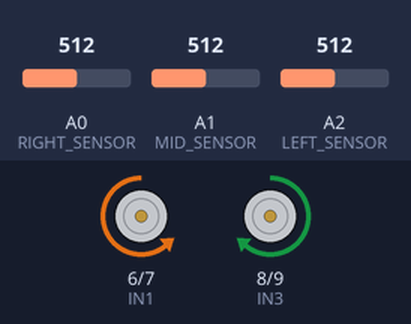
Bench run of a sketch on a simulated Arduino Uno, built with avr-gcc and run on an emulated ATmega328P. Parts: motor-driver pin pairs drawn as motors (green arrow = first pin HIGH = forward, orange = second pin HIGH = backward, longer = more drive, scaled by the enable pin). The test bench sets the inputs (shaded band); at power-on: A1 (MID_SENSOR) = 512, A2 (LEFT_SENSOR) = 512, A0 (RIGHT_SENSOR) = 512.

Above: at 1.2 s.
1.3 s: A1 (MID_SENSOR) set to 693
2.8 s: A1 (MID_SENSOR) set to 707
At 3.9 s:
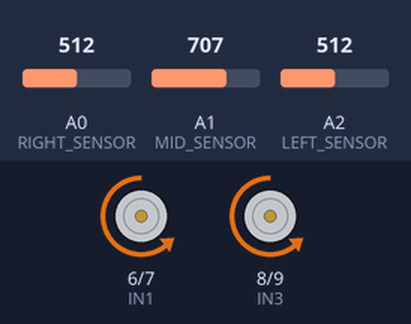
4.3 s: A2 (LEFT_SENSOR) set to 683
5.8 s: A2 (LEFT_SENSOR) set to 717
At 7.0 s:
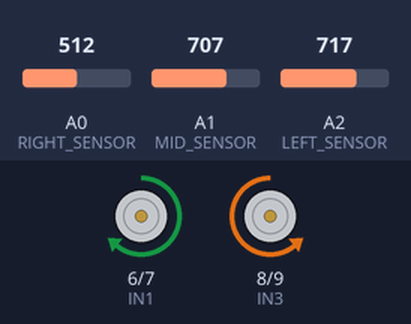
7.3 s: A2 (LEFT_SENSOR) set to 690
At 8.4 s:
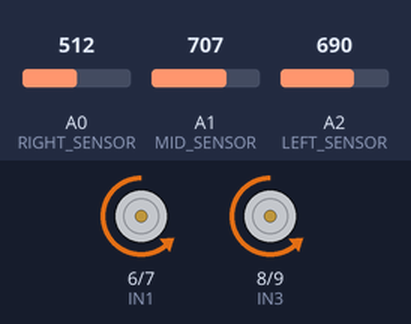
8.8 s: A2 (LEFT_SENSOR) set to 710
At 9.6 s:
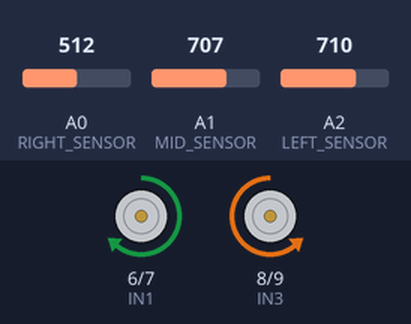
Timing chart, 0 to 11.3 s (numbered marks = the images above; inputs shaded):
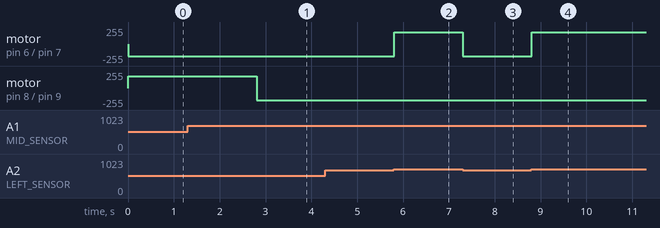

Measured:
- the behaviour switches between 700 and 701 on A1 (MID_SENSOR) (found by bisection; images 0 and 1)
- the behaviour switches between 700 and 701 on A2 (LEFT_SENSOR) (found by bisection; images 1 and 2)
- after the input at 1.3 s, every drawn part: stays the same
- after the input at 2.8 s, motor on pin 8 (IN3) / pin 9 (IN4): forward 180/255 → backward 180/255 at once
- after the input at 4.3 s, every drawn part: stays the same
- after the input at 5.8 s, motor on pin 6 (IN1) / pin 7 (IN2): backward 180/255 → forward 180/255 at once
- after the input at 7.3 s, motor on pin 6 (IN1) / pin 7 (IN2): forward 180/255 → backward 180/255 at once
- after the input at 8.8 s, motor on pin 6 (IN1) / pin 7 (IN2): backward 180/255 → forward 180/255 at once

The sketch:

theo_ver.ino
```cpp
// ====================================
// LINE FOLLOWER — 3 SENSOR
// ====================================

// MOTOR PINS
#define ENA 5
#define IN1 6
#define IN2 7
#define IN3 8
#define IN4 9
#define ENB 10

// SENSOR PINS
#define LEFT_SENSOR  A2
#define MID_SENSOR   A1
#define RIGHT_SENSOR A0

// SETTINGS
#define BASE_SPEED 180
#define TURN_SPEED 180
#define THRESHOLD  700

// SURVEILLANCE
int surveillanceDirection = 1;

void setup() {
  Serial.begin(9600);
  pinMode(ENA, OUTPUT);
  pinMode(IN1, OUTPUT);
  pinMode(IN2, OUTPUT);
  pinMode(IN3, OUTPUT);
  pinMode(IN4, OUTPUT);
  pinMode(ENB, OUTPUT);
}

void driveMotors(int leftSpeed, int rightSpeed) {
  digitalWrite(IN1, leftSpeed  >= 0 ? LOW  : HIGH);
  digitalWrite(IN2, leftSpeed  >= 0 ? HIGH : LOW);
  digitalWrite(IN3, rightSpeed >= 0 ? LOW  : HIGH);
  digitalWrite(IN4, rightSpeed >= 0 ? HIGH : LOW);
  analogWrite(ENA, constrain(abs(leftSpeed),  0, 255));
  analogWrite(ENB, constrain(abs(rightSpeed), 0, 255));
}

// ====================================
// MOVEMENT METHODS
// ====================================

void goStraight() { driveMotors(BASE_SPEED, BASE_SPEED); }
void turnLeft()   { driveMotors(-TURN_SPEED, TURN_SPEED); }
void turnRight()  { driveMotors(TURN_SPEED, -TURN_SPEED); }
void stopMotors() { driveMotors(0, 0); }

void surveil() {
  driveMotors(surveillanceDirection * TURN_SPEED,
             -surveillanceDirection * TURN_SPEED);
}

// ====================================
// MAIN LOOP
// ====================================

void loop() {
  bool L = analogRead(LEFT_SENSOR)  > THRESHOLD;
  bool M = analogRead(MID_SENSOR)   > THRESHOLD;
  bool R = analogRead(RIGHT_SENSOR) > THRESHOLD;

  // Junction / wide stripe — all 3 on
  if (L && M && R) {
    goStraight();
  }

  // Veering left — correct right
  else if (L && M && !R) {
    surveillanceDirection = -1;
    turnLeft();
  }

  // Veering right — correct left
  else if (!L && M && R) {
    surveillanceDirection = 1;
    turnRight();
  }

  // Centred
  else if (!L && M && !R) {
    goStraight();
  }

  // Hard left
  else if (L && !M && !R) {
    surveillanceDirection = -1;
    turnLeft();
  }

  // Hard right
  else if (!L && !M && R) {
    surveillanceDirection = 1;
    turnRight();
  }

  // Lost — spin in last known direction
  else {
    surveil();
  }

  delay(10);
}
```
